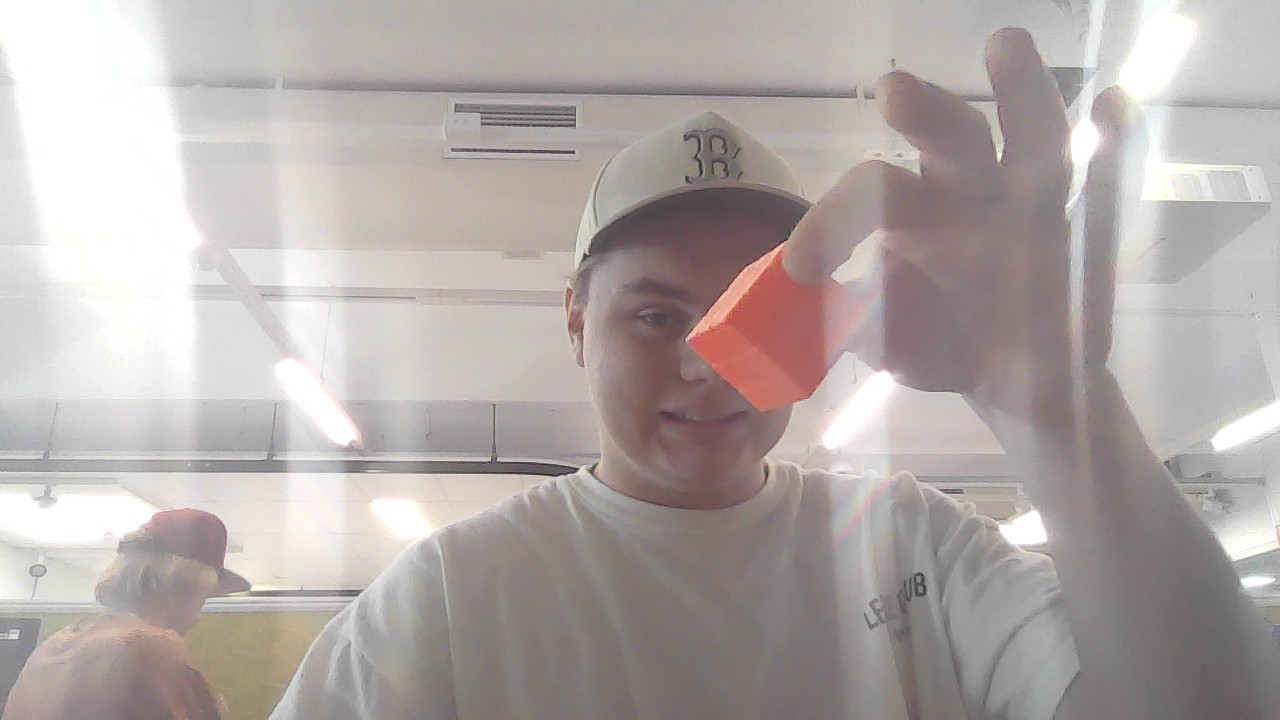
#> input picture vision_system/Test1.png, 1280 x 720 px, given in place of the camera
$ python Week5_Vision2.py
#> lines starting #> are read from the running program, lines starting #| are printed output that depends on the picture; after the words box and inside, x2 and y2 are one past the last pixel; in counts of white or black regions, pixels touching at a corner belong together
import cv2
import numpy as np
import time

# Simulated data: Distance (in cm) and corresponding pixel counts
distances = [15, 25, 30, 35, 40, 45, 50]
pixel_counts = [125000, 53000, 40000, 26000, 21000, 16000, 13000]

# Initialize camera
cap = cv2.VideoCapture(0)

# Set camera properties
cap.set(cv2.CAP_PROP_FRAME_WIDTH, 640)
cap.set(cv2.CAP_PROP_FRAME_HEIGHT, 480)

# Initialize windows
cv2.namedWindow('Camera Feed')
cv2.namedWindow('Masked View')

# Define lower and upper bounds for orange color in HSV
lower_bound = np.array([10, 100, 100])
upper_bound = np.array([30, 255, 255])

# Fit a polynomial regression model for pixel-to-distance mapping
coefficients = np.polyfit(pixel_counts, distances, 2)
pixel_to_distance = np.poly1d(coefficients)

# Main loop for processing video frames
while True:
    start_time = time.time()

    # Capture a frame from the camera
    ret, frame = cap.read()
#> frame is the input picture: shape (720, 1280, 3); mean B, G, R 167.7, 169.7, 178.1
    if not ret:
        break

    # Convert the frame to HSV color space
    hsv_frame = cv2.cvtColor(frame, cv2.COLOR_BGR2HSV)
#> hsv_frame: shape (720, 1280, 3); mean H, S, V 55, 18.2, 178.2

    # Create a mask for the orange color
    orange_mask = cv2.inRange(hsv_frame, lower_bound, upper_bound)
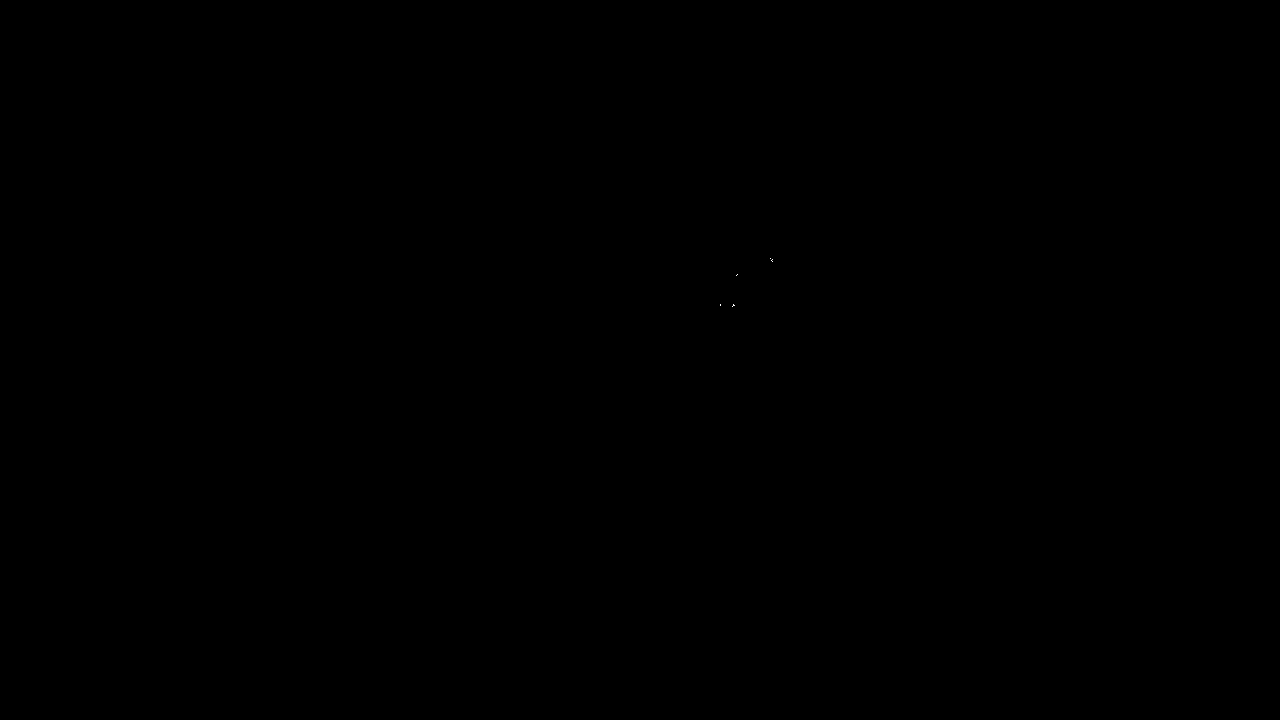
#> orange_mask: shape (720, 1280); 0% white in thin lines or dots, all inside (x1, y1, x2, y2) = (720, 258, 773, 307)

    # Find contours in the mask
    contours, _ = cv2.findContours(orange_mask, cv2.RETR_EXTERNAL, cv2.CHAIN_APPROX_SIMPLE)
#> contours = 5 contours, all with area under 20

    # Find the contour with the largest area (majority of orange pixels)
    largest_contour = max(contours, key=cv2.contourArea, default=None)
#> largest_contour = [[733, 304], [733, 305], [732, 306], [733, 305], [734, 305]]

    # Find the bounding rectangle of the largest contour
    x, y, w, h = cv2.boundingRect(largest_contour)
#> x = 732; y = 304; w = 3; h = 3

    # Check if the bounding rectangle touches the edge of the frame
    edge_touching = x == 0 or y == 0 or x + w == frame.shape[1] or y + h == frame.shape[0]
#> edge_touching = False

    if edge_touching:
        # Draw a red rectangle around the largest contour
        cv2.rectangle(frame, (x, y), (x + w, y + h), (0, 0, 255), 2)
        cv2.putText(frame, "Edge Touching", (x, y - 10), cv2.FONT_HERSHEY_SIMPLEX, 0.5, (0, 0, 255), 2)

    # Calculate the center of the largest contour
    M = cv2.moments(largest_contour)
#> M = moments, m00 0.5, centre m10/m00, m01/m00 = (733.3, 304.7)
    if M["m00"] != 0:
        cx = int(M["m10"] / M["m00"])
#> cx = 733
        cy = int(M["m01"] / M["m00"])
#> cy = 304

        # Draw a blue circle at the center
        cv2.circle(frame, (cx, cy), 5, (255, 0, 0), -1)
#> frame: shape (720, 1280, 3); 0.01% of pixels changed, all inside (x1, y1, x2, y2) = (728, 299, 739, 310)
        cv2.putText(frame, f'({cx},{cy})', (cx + 10, cy - 10), cv2.FONT_HERSHEY_SIMPLEX, 0.5, (255, 0, 0), 2)

        # Calculate the number of orange pixels in the largest contour
        num_orange_pixels = cv2.contourArea(largest_contour)
#> num_orange_pixels = 0.5

        # Estimate the distance using pixel-to-distance mapping
        estimated_distance = pixel_to_distance(num_orange_pixels)
#> estimated_distance = 57.91

        # Display the estimated distance on the frame
        cv2.putText(frame, f'Estimated Distance: {estimated_distance:.2f} cm', (10, 30), cv2.FONT_HERSHEY_SIMPLEX, 0.7, (0, 255, 0), 2)
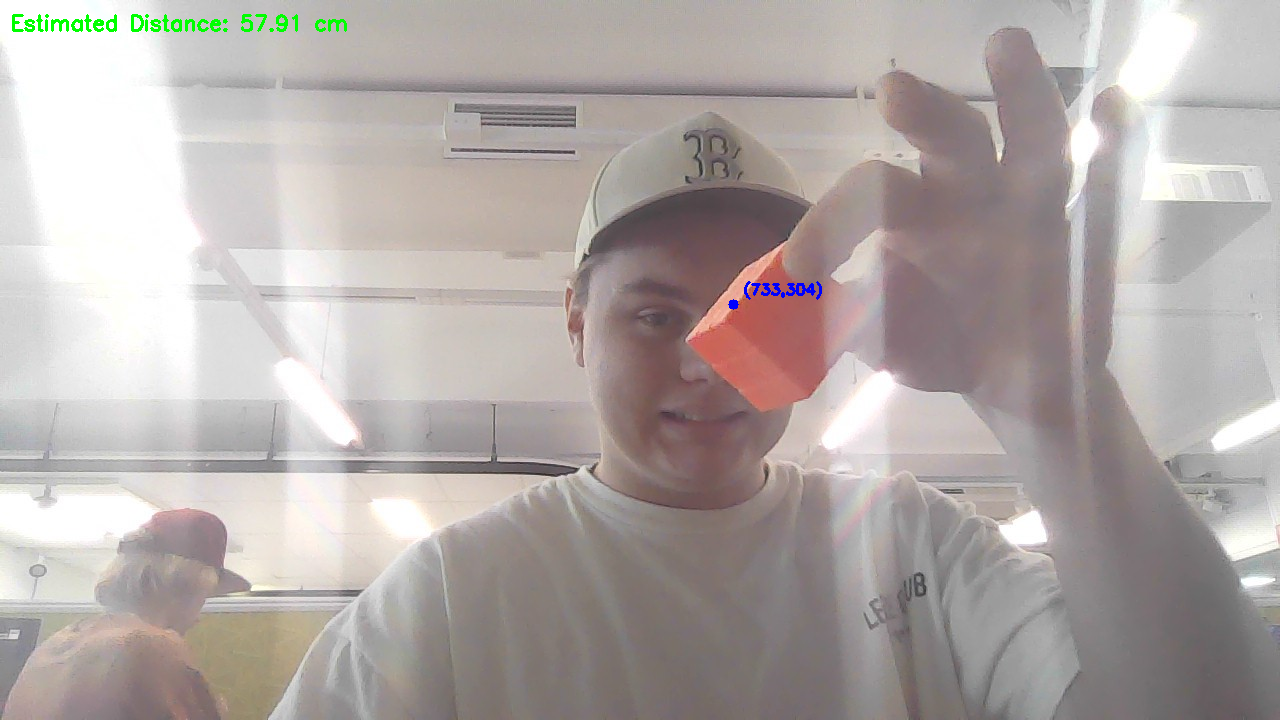
#> frame: shape (720, 1280, 3); mean B, G, R 167.3, 169.7, 177.4

    # Create a masked view using bitwise operation
    masked_view = cv2.bitwise_and(frame, frame, mask=orange_mask)

    # Draw the contour on the original frame
    cv2.drawContours(frame, [largest_contour], -1, (0, 255, 0), 3)
#> frame: shape (720, 1280, 3); under 0.01% of pixels changed, all inside (x1, y1, x2, y2) = (730, 302, 737, 309)

    # Display the camera feed and the masked view
    cv2.imshow('Camera Feed', frame)
    cv2.imshow('Masked View', masked_view)

    # Wait for a key press and check if it's the 'q' key to exit the loop
    key = cv2.waitKey(1)
#> (key q is pressed here)
    if key == ord('q'):
        break

    end_time = time.time()
    #print(f"Frame processing time: {end_time - start_time:.4f} seconds")

# Release the camera and close all windows
cap.release()
cv2.destroyAllWindows()
